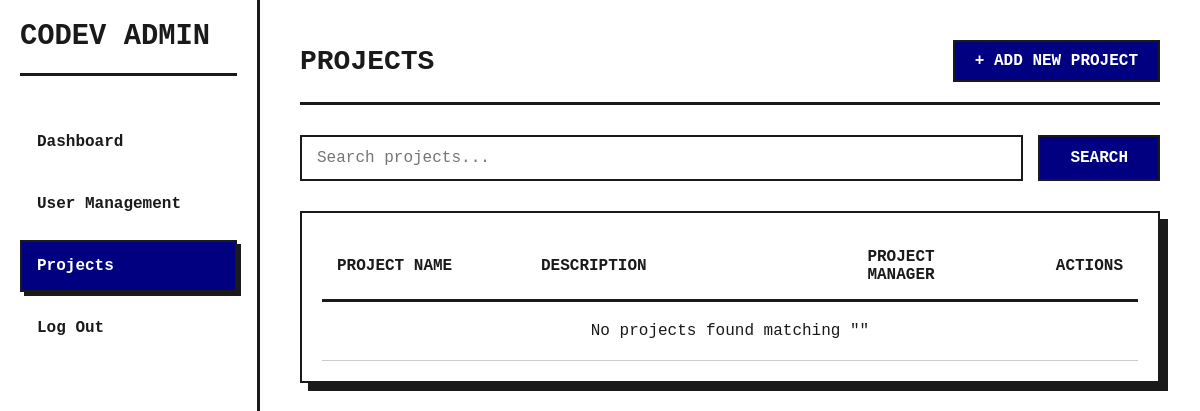
Page /admin_dash.php?page=projects (signed in) on the earlier database version.
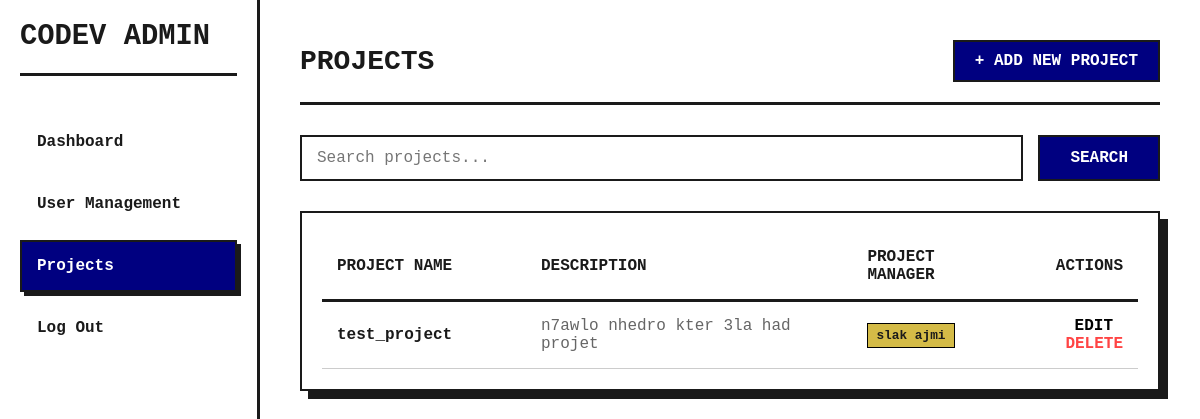
Same page on the later database version.
### tables this page shows
CREATE TABLE Projects (
    project_id INTEGER PRIMARY KEY AUTOINCREMENT,
    name TEXT NOT NULL,
    description TEXT,
    pm_id INTEGER NOT NULL,
    FOREIGN KEY (pm_id) REFERENCES Users(user_id) ON DELETE RESTRICT
);

CREATE TABLE Users (
    user_id INTEGER PRIMARY KEY AUTOINCREMENT,
    first_name TEXT NOT NULL,
    last_name TEXT NOT NULL,
    username TEXT NOT NULL UNIQUE,
    email TEXT NOT NULL UNIQUE,
    password_hash TEXT NOT NULL,
    role TEXT CHECK(role IN ('Admin', 'Project Manager', 'Developer')) NOT NULL
);

### Includes/functions.php (called while the page is built, shortened)
<?php
    function get_db_connection(){
        $pdo = new PDO('sqlite:codev.db');
        return $pdo;
    }
function get_projects($search = null) {
    $pdo = get_db_connection();
    $sql = "SELECT p.*, u.first_name as pm_first, u.last_name as pm_last
            FROM projects p
            LEFT JOIN users u ON p.pm_id = u.user_id";
    $stmt = $pdo->prepare($sql);
    $stmt->execute();
    return $stmt->fetchAll();
}
?>

### admin_tabs/projects.php (the view, shortened to what this page needs)
<?php
    require_once "Includes/functions.php";
    $search = isset($_GET['search']) ? $_GET['search'] : null;
    $projects = get_projects($search);
?>
<div class="page-header" style="display: flex; justify-content: space-between; align-items: center; margin-bottom: 30px; border-bottom: 3px solid var(--primary); padding-bottom: 20px;">
    <h1 style="margin: 0; text-align: left;">PROJECTS</h1>
    <div style="display: flex; gap: 10px;">
        <a href="?page=projects&action=add_project" class="btn" style="width: auto; padding: 10px 20px; margin: 0;">
            + ADD NEW PROJECT
        </a>
    </div>
</div>
<div class="toolbar" style="margin-bottom: 30px;">
    <form method="GET" action="admin_dash.php" style="display: flex; gap: 15px;">
        <div style="flex-grow: 1;">
            <input type="text"
                   name="search"
                   placeholder="Search projects..."
                   value="<?= htmlspecialchars($search) ?>"
                   style="margin: 0;">
        </div>
        <button type="submit" style="width: auto; margin: 0; padding: 0 30px;">
            SEARCH
        </button>
    </form>
</div>
<div class="table-container">
    <table>
        <thead>
            <tr>
                <th style="width: 25%;">Project Name</th>
                <th style="width: 40%;">Description</th>
                <th style="width: 20%;">Project Manager</th>
                <th style="width: 15%; text-align: right;">Actions</th>
            </tr>
        </thead>
        <tbody>
            <?php foreach ($projects as $proj): ?>
            <tr>
                <td><strong><?= htmlspecialchars($proj['name']) ?></strong></td>
                <td style="color: #666;"><?= htmlspecialchars(substr($proj['description'], 0, 50)) . (strlen($proj['description']) > 50 ? '...' : '') ?></td>
                <td>
                    <?php if($proj['pm_first']): ?>
                        <span class="badge badge-pm" style="padding: 4px 8px; border: 1px solid #000; font-size: 0.8rem; font-weight: bold;">
                            <?= htmlspecialchars($proj['pm_first'] . ' ' . $proj['pm_last']) ?>
                        </span>
                    <?php else: ?>
                        <span style="color: #999; font-style: italic;">Unassigned</span>
                    <?php endif; ?>
                </td>
                <td style="text-align: right;">
                    <a href="?page=projects&action=edit_project&id=<?= $proj['project_id'] ?>"
                       style="text-decoration: none; color: #000; font-weight: bold; margin-right: 10px;">
                       EDIT
                    </a>
                    <a href="?page=delete_project&id=<?= $proj['project_id'] ?>"
                       style="text-decoration: none; color: #ff4444; font-weight: bold;"
                       onclick="return confirm('Are you sure you want to delete this project?');">
                       DELETE
                    </a>
                </td>
            </tr>
            <?php endforeach; ?>
            <?php if(empty($projects)): ?>
                <tr>
                    <td colspan="4" style="text-align: center; padding: 20px;">
                        No projects found matching "<?= htmlspecialchars($search) ?>"
                    </td>
                </tr>
            <?php endif; ?>
        </tbody>
    </table>
</div>

Differences in the rows shown:
added projects: name "test_project", description "n7awlo nhedro kter 3la had projet", pm.last_name "slak ajmi"
Other differences:
text no longer shown: "No projects found matching \" \""
